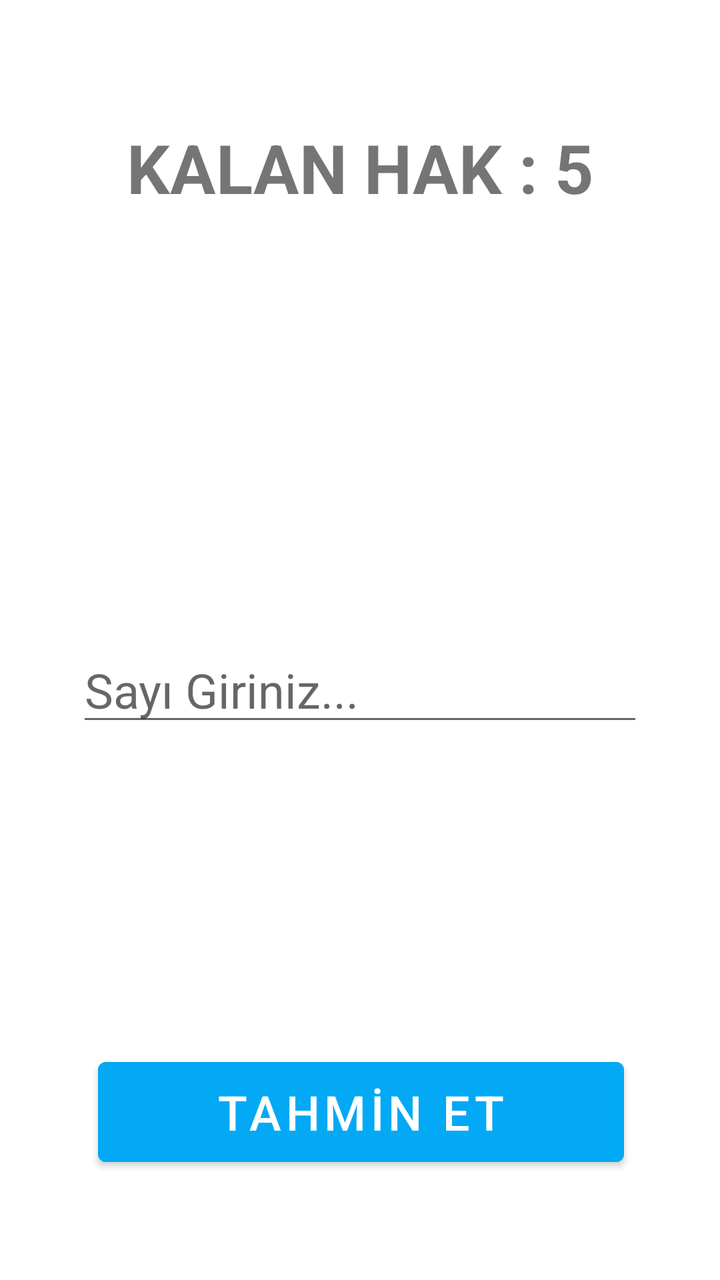
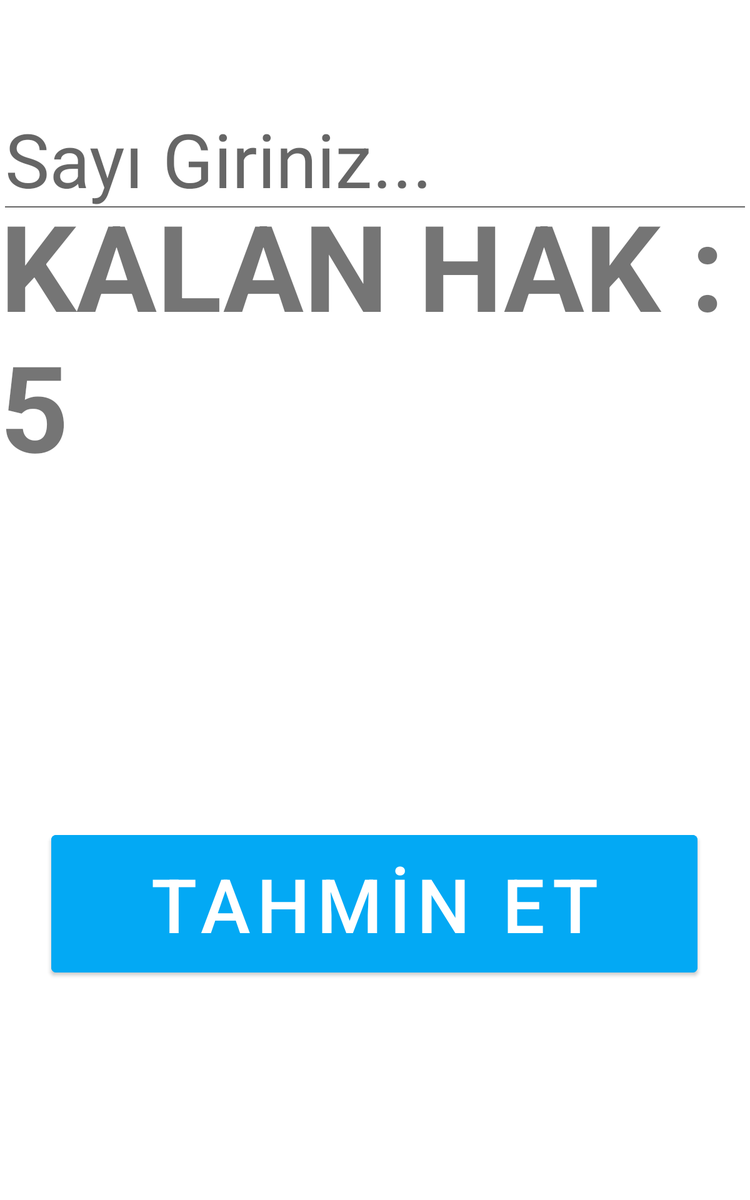

Compare how this app lays out the same screen by default and in its alternative resource folder. The renders come first, then the two layout files and the values they reference.
<!-- AndroidManifest.xml: application theme Theme.TahminEt -->
<!-- res/layout/activity_tahmin.xml -->
<?xml version="1.0" encoding="utf-8"?>
<androidx.constraintlayout.widget.ConstraintLayout xmlns:android="http://schemas.android.com/apk/res/android"
    xmlns:app="http://schemas.android.com/apk/res-auto"
    xmlns:tools="http://schemas.android.com/tools"
    android:layout_width="match_parent"
    android:layout_height="match_parent"
    tools:context=".TahminActivity">

    <Button
        android:id="@+id/buttonTahminEt"
        android:layout_width="263dp"
        android:layout_height="62dp"
        android:layout_marginStart="75dp"
        android:layout_marginEnd="74dp"
        android:layout_marginBottom="53dp"
        android:backgroundTint="#03A9F4"
        android:text="@string/buttonTahminEt"
        android:textSize="24sp"
        app:layout_constraintBottom_toBottomOf="parent"
        app:layout_constraintEnd_toEndOf="parent"
        app:layout_constraintStart_toStartOf="parent" />

    <TextView
        android:id="@+id/textViewKalanHak"
        android:layout_width="wrap_content"
        android:layout_height="wrap_content"
        android:layout_marginTop="61dp"
        android:text="@string/textViewKalanHak"
        android:textSize="34sp"
        android:textStyle="bold"
        app:layout_constraintEnd_toEndOf="parent"
        app:layout_constraintHorizontal_bias="0.5"
        app:layout_constraintStart_toStartOf="parent"
        app:layout_constraintTop_toTopOf="parent" />

    <TextView
        android:id="@+id/textViewOneri"
        android:layout_width="wrap_content"
        android:layout_height="wrap_content"
        android:layout_marginTop="140dp"
        app:layout_constraintEnd_toEndOf="parent"
        app:layout_constraintHorizontal_bias="0.5"
        app:layout_constraintStart_toStartOf="parent"
        app:layout_constraintTop_toTopOf="parent" />

    <EditText
        android:id="@+id/editTextKullaniciGirdi"
        android:layout_width="wrap_content"
        android:layout_height="wrap_content"
        android:layout_marginBottom="157dp"
        android:ems="10"
        android:hint="Sayı Giriniz..."
        android:maxLength="2"
        android:inputType="number"
        android:textSize="24sp"
        app:layout_constraintBottom_toTopOf="@+id/buttonTahminEt"
        app:layout_constraintEnd_toEndOf="parent"
        app:layout_constraintHorizontal_bias="0.5"
        app:layout_constraintStart_toStartOf="parent" />

</androidx.constraintlayout.widget.ConstraintLayout>
<!-- resources referenced by this layout -->
<resources>
  <string name="buttonTahminEt">TAHMİN ET</string>
  <string name="textViewKalanHak">KALAN HAK : 5</string>
  <style name="Theme.TahminEt" parent="Theme.MaterialComponents.DayNight.DarkActionBar">
          
          <item name="colorPrimary">@color/purple_500</item>
          <item name="colorPrimaryVariant">@color/purple_700</item>
          <item name="colorOnPrimary">@color/white</item>
          
          <item name="colorSecondary">@color/teal_200</item>
          <item name="colorSecondaryVariant">@color/teal_700</item>
          <item name="colorOnSecondary">@color/black</item>
          <item name="windowActionBar">false</item>
          <item name="windowNoTitle">true</item>
          
          <item name="android:statusBarColor">?attr/colorPrimaryVariant</item>
          
      </style>
</resources>
<!-- res/layout-large/activity_tahmin.xml (the repository's variant of the layout above) -->
<!-- drawn on a 7-inch tablet held upright -->
<?xml version="1.0" encoding="utf-8"?>
<androidx.constraintlayout.widget.ConstraintLayout xmlns:android="http://schemas.android.com/apk/res/android"
    xmlns:app="http://schemas.android.com/apk/res-auto"
    xmlns:tools="http://schemas.android.com/tools"
    android:layout_width="match_parent"
    android:layout_height="match_parent"
    tools:context=".TahminActivity">

    <Button
        android:id="@+id/buttonTahminEt"
        android:layout_width="517dp"
        android:layout_height="122dp"
        android:layout_marginStart="75dp"
        android:layout_marginEnd="74dp"
        android:layout_marginBottom="176dp"
        android:backgroundTint="#03A9F4"
        android:text="@string/buttonTahminEt"
        android:textSize="60sp"
        app:layout_constraintBottom_toBottomOf="parent"
        app:layout_constraintEnd_toEndOf="parent"
        app:layout_constraintHorizontal_bias="0.52"
        app:layout_constraintStart_toStartOf="parent" />

    <TextView
        android:id="@+id/textViewKalanHak"
        android:layout_width="wrap_content"
        android:layout_height="wrap_content"
        android:layout_marginTop="148dp"
        android:text="@string/textViewKalanHak"
        android:textSize="96sp"
        android:textStyle="bold"
        app:layout_constraintEnd_toEndOf="parent"
        app:layout_constraintHorizontal_bias="0.404"
        app:layout_constraintStart_toStartOf="parent"
        app:layout_constraintTop_toTopOf="parent" />

    <TextView
        android:id="@+id/textViewOneri"
        android:layout_width="9dp"
        android:layout_height="9dp"
        app:layout_constraintBottom_toBottomOf="parent"
        app:layout_constraintEnd_toEndOf="parent"
        app:layout_constraintStart_toStartOf="parent"
        app:layout_constraintTop_toTopOf="parent"
        app:layout_constraintVertical_bias="0.322" />

    <EditText
        android:id="@+id/editTextKullaniciGirdi"
        android:layout_width="wrap_content"
        android:layout_height="wrap_content"
        android:layout_marginBottom="488dp"
        android:ems="10"
        android:hint="Sayı Giriniz..."
        android:inputType="number"
        android:maxLength="2"
        android:textSize="60sp"
        app:layout_constraintBottom_toTopOf="@+id/buttonTahminEt"
        app:layout_constraintEnd_toEndOf="parent"
        app:layout_constraintHorizontal_bias="0.538"
        app:layout_constraintStart_toStartOf="parent" />

</androidx.constraintlayout.widget.ConstraintLayout>
